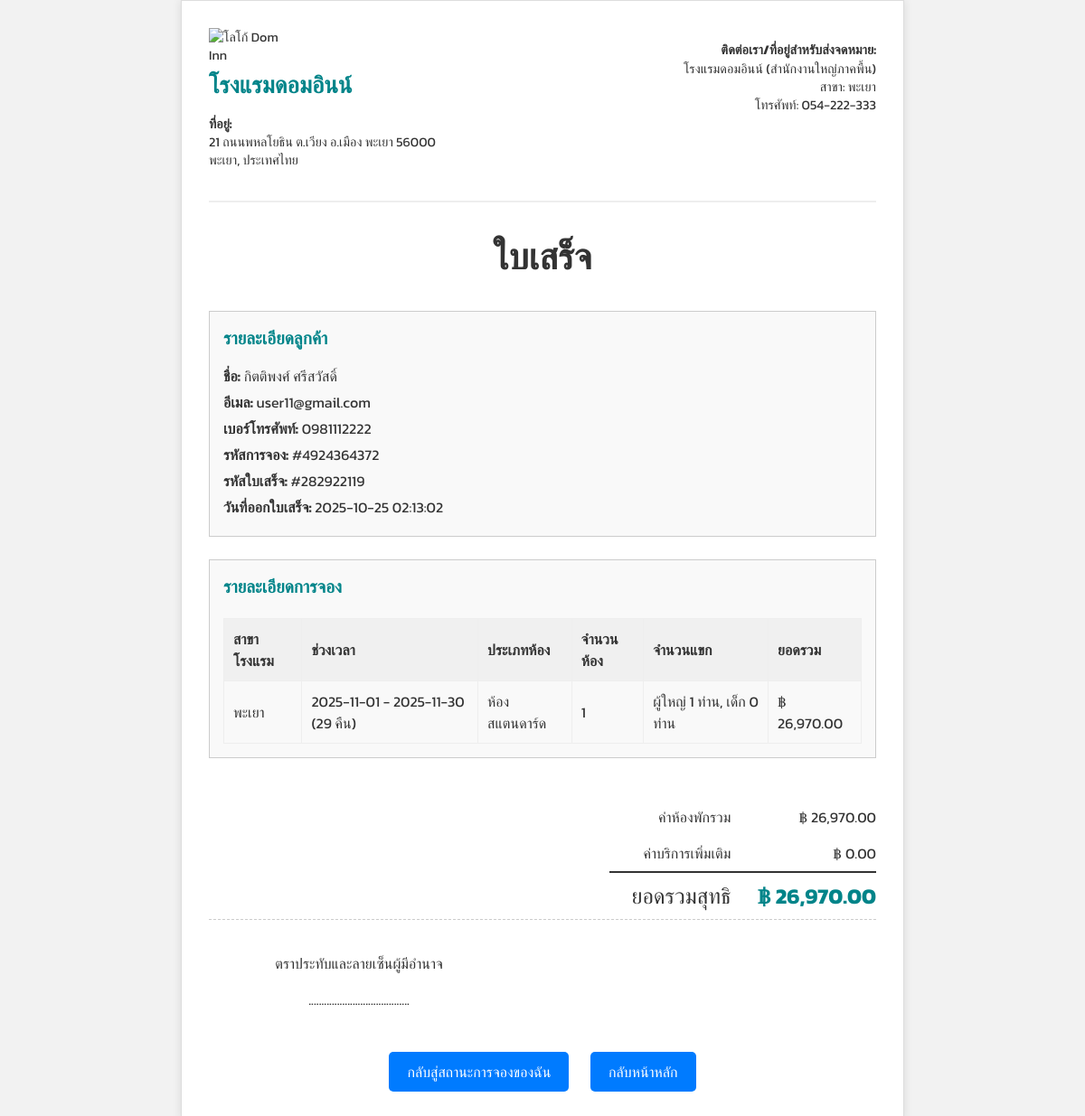
Page /PHP/receipt_details.php?receipt_id=282922119 on the committed database.
### tables this page shows
CREATE TABLE `reservation` (
  `Reservation_Id` varchar(10) NOT NULL,
  `Guest_name` varchar(100) DEFAULT NULL,
  `Number_of_rooms` int(2) DEFAULT NULL,
  `Booking_time` datetime DEFAULT NULL,
  `Number_of_adults` int(1) DEFAULT NULL,
  `Number_of_children` int(1) DEFAULT NULL,
  `Booking_date` date DEFAULT NULL,
  `Check_out_date` date DEFAULT NULL,
  `Email_Admin` varchar(30) DEFAULT NULL,
  `Province_Id` varchar(2) DEFAULT NULL,
  `Email_member` varchar(30) DEFAULT NULL,
  `Booking_status_Id` varchar(5) DEFAULT NULL,
  `stars` decimal(2,1) DEFAULT NULL,
  `comment` text DEFAULT NULL,
  `Receipt_Id` int(10) DEFAULT NULL,
  `Total_price` int(100) NOT NULL,
  `rating_timestamp` datetime DEFAULT NULL
);

CREATE TABLE `province` (
  `Province_Id` varchar(2) NOT NULL,
  `Province_name` varchar(50) DEFAULT NULL,
  `Region_Id` varchar(2) DEFAULT NULL,
  `Address` varchar(255) NOT NULL,
  `Phone` varchar(20) NOT NULL
);

CREATE TABLE `member` (
  `Email_member` varchar(30) NOT NULL,
  `Password` varchar(255) DEFAULT NULL,
  `Title_name` varchar(6) DEFAULT NULL,
  `First_name` varchar(50) DEFAULT NULL,
  `Last_name` varchar(50) DEFAULT NULL,
  `Gender` varchar(4) DEFAULT NULL,
  `Phone_number` varchar(10) DEFAULT NULL
);

CREATE TABLE `receipt` (
  `Receipt_Id` int(10) NOT NULL,
  `Guest_name` varchar(100) DEFAULT NULL,
  `Receipt_date` date DEFAULT NULL,
  `Receipt_time` varchar(10) DEFAULT NULL,
  `Phone_number` varchar(10) DEFAULT NULL,
  `Payment_image_file` varchar(50) DEFAULT NULL,
  `Email_Admin` varchar(30) DEFAULT NULL,
  `Status` varchar(4) NOT NULL
);

### PHP/receipt_details.php (the view, shortened to what this page needs)
<?php
include 'db.php';
$conn->set_charset("utf8");
$receipt_id = $_GET['receipt_id'] ?? null;
$receipt_data = [];
$sql_fetch_all_details = "
    SELECT
        rc.Receipt_Id, rc.Guest_name AS Receipt_Guest_name, rc.Receipt_date, rc.Receipt_time,
        rc.Phone_number AS Receipt_Phone_number, rc.Payment_image_file, rc.Email_Admin, rc.Status AS Receipt_Status,
        res.Reservation_Id, res.Guest_name AS Res_Guest_name, res.Number_of_rooms,
        res.Number_of_adults, res.Number_of_children, res.Booking_date, res.Check_out_date,
        res.Total_price, res.Email_member,
        p.Province_name, p.Address AS Province_Address, p.Phone AS Province_Phone, p.Region_Id,
        m.Phone_number AS Member_Phone_number
    FROM receipt rc
    LEFT JOIN reservation res ON rc.Receipt_Id = res.Receipt_Id
    LEFT JOIN province p ON res.Province_Id = p.Province_Id
    LEFT JOIN member m ON res.Email_member = m.Email_member
    WHERE rc.Receipt_Id = ?
";
$stmt_fetch_details = $conn->prepare($sql_fetch_all_details);
$stmt_fetch_details->bind_param("i", $receipt_id);
$stmt_fetch_details->execute();
$result_details = $stmt_fetch_details->get_result();
if ($row = $result_details->fetch_assoc()) {
    $receipt_data = $row;
    $num_nights = 0;
    if (!empty($receipt_data['Booking_date']) && !empty($receipt_data['Check_out_date'])) {
        try {
            $checkin_obj = new DateTime($receipt_data['Booking_date']);
            $checkout_obj = new DateTime($receipt_data['Check_out_date']);
            $interval = $checkin_obj->diff($checkout_obj);
            $num_nights = max(1, (int)$interval->days);
        } catch (Exception $e) {
            $num_nights = 0;
            error_log("ERROR: receipt_details.php - Error calculating nights: " . $e->getMessage());
        }
    }
    $receipt_data['Num_Nights'] = $num_nights;
} else {
    error_log("WARNING: receipt_details.php - Receipt details not found for ID: " . htmlspecialchars($receipt_id));
    header("Location: home.php?error=receipt_details_not_found&id=" . htmlspecialchars($receipt_id));
    exit();
}
$hotel_name = $receipt_data['Province_name'] ?? 'ไม่ระบุสาขา';
$hotel_address = $receipt_data['Province_Address'] ?? 'ไม่ระบุที่อยู่';
$hotel_phone = $receipt_data['Province_Phone'] ?? 'ไม่ระบุเบอร์โทร';
$guest_name_display = $receipt_data['Res_Guest_name'] ?? $receipt_data['Receipt_Guest_name'] ?? 'ไม่ระบุ';
$guest_email_display = $receipt_data['Email_member'] ?? 'ไม่ระบุ';
$guest_phone_display = $receipt_data['Member_Phone_number'] ?? $receipt_data['Receipt_Phone_number'] ?? 'ไม่ระบุ';
?>
<!DOCTYPE html>
<html lang="th">
<head>
</head>
<body>
    <div class="receipt-container">
        <div class="header-section">
            <div class="company-info">
                <img src="../src/images/4.png" alt="โลโก้ Dom Inn" class="header-dom-inn-logo">
                <p class="header-hotel-name">โรงแรมดอมอินน์</p>
                <p><strong>ที่อยู่:</strong><br>
                    <?= htmlspecialchars($hotel_address) ?><br>
                    <?= htmlspecialchars($hotel_name) ?>, ประเทศไทย</p>
            </div>
            <div class="contact-info">
                <p><strong>ติดต่อเรา/ที่อยู่สำหรับส่งจดหมาย:</strong><br>
                    โรงแรมดอมอินน์ (สำนักงานใหญ่ภาคพื้น)<br>
                    สาขา: <?= htmlspecialchars($hotel_name) ?><br>
                    โทรศัพท์: <?= htmlspecialchars($hotel_phone) ?></p>
            </div>
        </div>
        <div class="receipt-title">ใบเสร็จ</div>
        <div class="customer-address-section">
            <h3>รายละเอียดลูกค้า</h3>
            <p><strong>ชื่อ:</strong> <?= htmlspecialchars($guest_name_display) ?></p>
            <p><strong>อีเมล:</strong> <?= htmlspecialchars($guest_email_display) ?></p>
            <p><strong>เบอร์โทรศัพท์:</strong> <?= htmlspecialchars($guest_phone_display) ?></p>
            <p><strong>รหัสการจอง:</strong> #<?= htmlspecialchars($receipt_data['Reservation_Id'] ?? 'N/A') ?></p>
            <p><strong>รหัสใบเสร็จ:</strong> #<?= htmlspecialchars($receipt_data['Receipt_Id']) ?></p>
            <p><strong>วันที่ออกใบเสร็จ:</strong> <?= htmlspecialchars($receipt_data['Receipt_date'] ?? 'N/A') ?> <?= htmlspecialchars($receipt_data['Receipt_time'] ?? 'N/A') ?></p>
        </div>
        <div class="description-section">
            <h3>รายละเอียดการจอง</h3>
            <table class="description-table">
                <thead>
                    <tr>
                        <th>สาขาโรงแรม</th>
                        <th>ช่วงเวลา</th>
                        <th>ประเภทห้อง</th>
                        <th>จำนวนห้อง</th>
                        <th>จำนวนแขก</th>
                        <th>ยอดรวม</th>
                    </tr>
                </thead>
                <tbody>
                    <tr>
                        <td><?= htmlspecialchars($hotel_name) ?></td>
                        <td><?= htmlspecialchars($receipt_data['Booking_date'] ?? 'N/A') ?> - <?= htmlspecialchars($receipt_data['Check_out_date'] ?? 'N/A') ?> (<?= htmlspecialchars($receipt_data['Num_Nights']) ?> คืน)</td>
                        <td>ห้องสแตนดาร์ด</td>
                        <td><?= htmlspecialchars($receipt_data['Number_of_rooms'] ?? 'N/A') ?></td>
                        <td>ผู้ใหญ่ <?= htmlspecialchars($receipt_data['Number_of_adults'] ?? 0) ?> ท่าน, เด็ก <?= htmlspecialchars($receipt_data['Number_of_children'] ?? 0) ?> ท่าน</td>
                        <td>฿ <?= number_format($receipt_data['Total_price'] ?? 0, 2) ?></td>
                    </tr>
                </tbody>
            </table>
        </div>
        <div class="amount-section">
            <table>
                <tr>
                    <th>ค่าห้องพักรวม</th>
                    <td>฿ <?= number_format($receipt_data['Total_price'] ?? 0, 2) ?></td>
                </tr>
                <tr>
                    <th>ค่าบริการเพิ่มเติม</th>
                    <td>฿ 0.00</td>
                </tr>
                <tr class="grand-total">
                    <th>ยอดรวมสุทธิ</th>
                    <td><span>฿ <?= number_format($receipt_data['Total_price'] ?? 0, 2) ?></span></td>
                </tr>
            </table>
        </div>
        <div class="signature-section">
            <div class="left-signature">
                <p>ตราประทับและลายเซ็นผู้มีอำนาจ</p>
                <p>.......................................</p>
            </div>
        </div>
        <div class="action-buttons">
            <a href="booking_status_pending.php">กลับสู่สถานะการจองของฉัน</a>
            <a href="home.php">กลับหน้าหลัก</a>
        </div>
    </div>
</body>
</html>

### PHP/receipt_details.php (style rules this page uses)
body { font-family: 'Kanit', sans-serif; margin: 0; padding: 0; background-color: #f2f2f2; display: flex; justify-content: center; align-items: center; min-height: 100vh; }
.receipt-container { width: 800px; background-color: #fff; border: 1px solid #ddd; box-shadow: 0 0 10px rgba(0, 0, 0, 0.1); padding: 30px; box-sizing: border-box; color: #333; }
.header-section { display: flex; justify-content: space-between; align-items: flex-start; margin-bottom: 30px; border-bottom: 2px solid #eee; padding-bottom: 20px; }
.header-section .company-info .header-dom-inn-logo { width: 100px; height: auto; display: block; margin-bottom: 5px; }
.header-section .company-info .header-hotel-name { font-size: 1.8em; font-weight: bold; color: #008489; margin-top: 0; margin-bottom: 10px; }
.header-section .company-info { text-align: left; font-size: 0.9em; line-height: 1.4; }
.header-section .contact-info { text-align: right; font-size: 0.9em; line-height: 1.4; }
.receipt-title { text-align: center; font-size: 2.5em; font-weight: bold; margin-bottom: 30px; color: #333; }
.customer-address-section, .description-section { border: 1px solid #ccc; padding: 15px; margin-bottom: 25px; background-color: #f9f9f9; }
.customer-address-section h3, .description-section h3 { font-size: 1.2em; margin-top: 0; margin-bottom: 15px; color: #008489; }
.customer-address-section p, .description-section p { margin: 5px 0; }
.description-table { width: 100%; border-collapse: collapse; margin-top: 20px; }
.description-table th, .description-table td { border: 1px solid #eee; padding: 10px; text-align: left; }
.description-table th { background-color: #f0f0f0; font-weight: bold; }
.amount-section { width: 40%; float: right; margin-top: 20px; }
.amount-section table { width: 100%; border-collapse: collapse; }
.amount-section th, .amount-section td { border: none; padding: 8px 0; text-align: right; }
.amount-section th { font-weight: normal; }
.grand-total { font-size: 1.5em; font-weight: bold; border-top: 2px solid #333; padding-top: 10px; margin-top: 10px; text-align: right; }
.grand-total span { color: #008489; }
.signature-section { display: flex; justify-content: space-between; align-items: center; margin-top: 40px; border-top: 1px dashed #ccc; padding-top: 20px; }
.signature-section .left-signature { text-align: center; width: 45%; }
.action-buttons { text-align: center; margin-top: 30px; }
.action-buttons a { display: inline-block; padding: 10px 20px; background-color: #007bff; color: white; text-decoration: none; border-radius: 5px; margin: 0 10px; transition: background-color 0.3s; }

### rows in the picture
reservation: Province_Id.Address "21 ถนนพหลโยธิน ต.เวียง อ.เมือง พะเยา 56000", Province_Id.Province_name "พะเยา", Province_Id.Phone "054-222-333", Guest_name "กิตติพงศ์ ศรีสวัสดิ์", Email_member "user11@gmail.com", Email_member.Phone_number "0981112222", Reservation_Id "4924364372", Receipt_Id.Receipt_Id "282922119", Receipt_Id.Receipt_date "2025-10-25", Receipt_Id.Receipt_time "02:13:02", Booking_date "2025-11-01", Check_out_date "2025-11-30", Number_of_rooms "1", Number_of_adults "1", Number_of_children "0", Total_price "26,970.00"

### other values in the picture
$receipt_data['Num_Nights'] "29"
